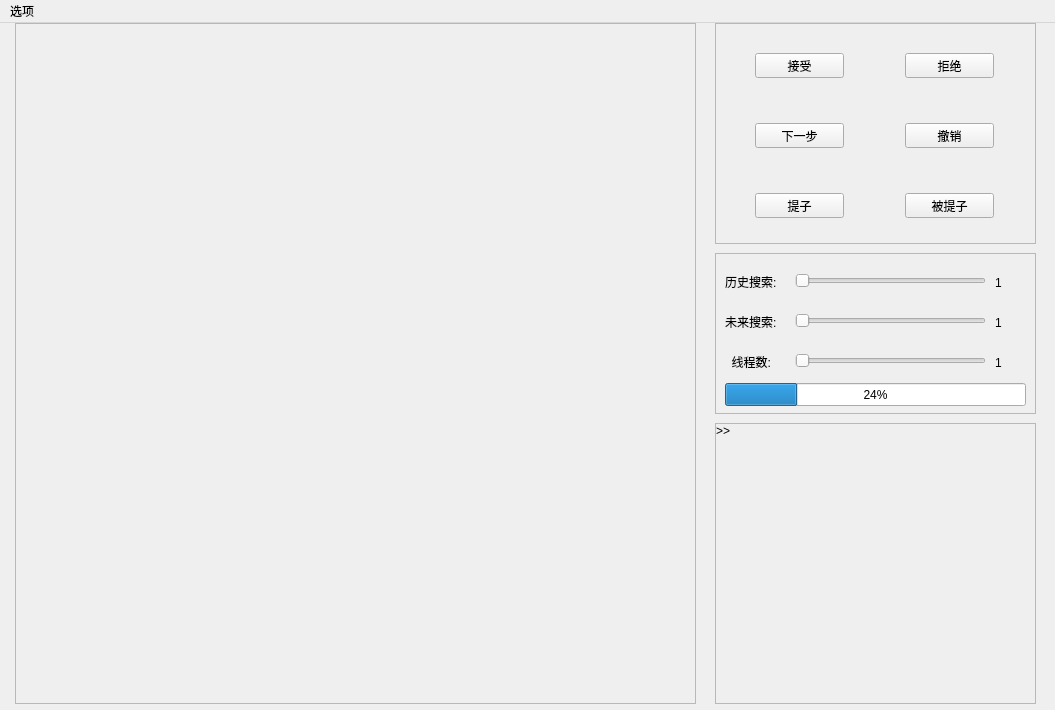
<?xml version="1.0" encoding="UTF-8"?>
<ui version="4.0">
 <class>MainWindow</class>
 <widget class="QMainWindow" name="MainWindow">
  <property name="geometry">
   <rect>
    <x>0</x>
    <y>0</y>
    <width>1055</width>
    <height>710</height>
   </rect>
  </property>
  <property name="windowTitle">
   <string>BlazarGo</string>
  </property>
  <property name="iconSize">
   <size>
    <width>100</width>
    <height>100</height>
   </size>
  </property>
  <widget class="QWidget" name="centralWidget">
   <widget class="QPushButton" name="pushButton">
    <property name="geometry">
     <rect>
      <x>755</x>
      <y>30</y>
      <width>89</width>
      <height>25</height>
     </rect>
    </property>
    <property name="text">
     <string>接受</string>
    </property>
   </widget>
   <widget class="QPushButton" name="pushButton_2">
    <property name="geometry">
     <rect>
      <x>905</x>
      <y>30</y>
      <width>89</width>
      <height>25</height>
     </rect>
    </property>
    <property name="text">
     <string>拒绝</string>
    </property>
   </widget>
   <widget class="QPushButton" name="pushButton_3">
    <property name="geometry">
     <rect>
      <x>755</x>
      <y>100</y>
      <width>89</width>
      <height>25</height>
     </rect>
    </property>
    <property name="text">
     <string>下一步</string>
    </property>
   </widget>
   <widget class="QPushButton" name="pushButton_4">
    <property name="geometry">
     <rect>
      <x>905</x>
      <y>100</y>
      <width>89</width>
      <height>25</height>
     </rect>
    </property>
    <property name="text">
     <string>撤销</string>
    </property>
   </widget>
   <widget class="QPushButton" name="pushButton_5">
    <property name="geometry">
     <rect>
      <x>755</x>
      <y>170</y>
      <width>89</width>
      <height>25</height>
     </rect>
    </property>
    <property name="text">
     <string>提子</string>
    </property>
   </widget>
   <widget class="QPushButton" name="pushButton_6">
    <property name="geometry">
     <rect>
      <x>905</x>
      <y>170</y>
      <width>89</width>
      <height>25</height>
     </rect>
    </property>
    <property name="text">
     <string>被提子</string>
    </property>
   </widget>
   <widget class="QFrame" name="frame_2">
    <property name="geometry">
     <rect>
      <x>15</x>
      <y>0</y>
      <width>681</width>
      <height>681</height>
     </rect>
    </property>
    <property name="styleSheet">
     <string notr="true"/>
    </property>
    <property name="frameShape">
     <enum>QFrame::StyledPanel</enum>
    </property>
    <property name="frameShadow">
     <enum>QFrame::Raised</enum>
    </property>
   </widget>
   <widget class="QFrame" name="frame_3">
    <property name="geometry">
     <rect>
      <x>715</x>
      <y>230</y>
      <width>321</width>
      <height>161</height>
     </rect>
    </property>
    <property name="frameShape">
     <enum>QFrame::StyledPanel</enum>
    </property>
    <property name="frameShadow">
     <enum>QFrame::Raised</enum>
    </property>
    <widget class="QProgressBar" name="progressBar">
     <property name="geometry">
      <rect>
       <x>10</x>
       <y>130</y>
       <width>301</width>
       <height>23</height>
      </rect>
     </property>
     <property name="value">
      <number>24</number>
     </property>
    </widget>
    <widget class="QSlider" name="horizontalSlider">
     <property name="geometry">
      <rect>
       <x>80</x>
       <y>20</y>
       <width>191</width>
       <height>16</height>
      </rect>
     </property>
     <property name="minimum">
      <number>1</number>
     </property>
     <property name="maximum">
      <number>100</number>
     </property>
     <property name="orientation">
      <enum>Qt::Horizontal</enum>
     </property>
    </widget>
    <widget class="QLabel" name="label">
     <property name="geometry">
      <rect>
       <x>10</x>
       <y>20</y>
       <width>67</width>
       <height>17</height>
      </rect>
     </property>
     <property name="text">
      <string>历史搜索:</string>
     </property>
    </widget>
    <widget class="QLabel" name="label_2">
     <property name="geometry">
      <rect>
       <x>280</x>
       <y>20</y>
       <width>31</width>
       <height>20</height>
      </rect>
     </property>
     <property name="text">
      <string>1</string>
     </property>
    </widget>
    <widget class="QLabel" name="label_3">
     <property name="geometry">
      <rect>
       <x>10</x>
       <y>60</y>
       <width>67</width>
       <height>17</height>
      </rect>
     </property>
     <property name="text">
      <string>未来搜索:</string>
     </property>
    </widget>
    <widget class="QSlider" name="horizontalSlider_2">
     <property name="geometry">
      <rect>
       <x>80</x>
       <y>60</y>
       <width>191</width>
       <height>16</height>
      </rect>
     </property>
     <property name="minimum">
      <number>1</number>
     </property>
     <property name="maximum">
      <number>10000</number>
     </property>
     <property name="orientation">
      <enum>Qt::Horizontal</enum>
     </property>
    </widget>
    <widget class="QLabel" name="label_4">
     <property name="geometry">
      <rect>
       <x>280</x>
       <y>60</y>
       <width>41</width>
       <height>20</height>
      </rect>
     </property>
     <property name="text">
      <string>1</string>
     </property>
    </widget>
    <widget class="QLabel" name="label_5">
     <property name="geometry">
      <rect>
       <x>10</x>
       <y>100</y>
       <width>67</width>
       <height>17</height>
      </rect>
     </property>
     <property name="text">
      <string>  线程数:</string>
     </property>
    </widget>
    <widget class="QSlider" name="horizontalSlider_3">
     <property name="geometry">
      <rect>
       <x>80</x>
       <y>100</y>
       <width>191</width>
       <height>16</height>
      </rect>
     </property>
     <property name="minimum">
      <number>1</number>
     </property>
     <property name="maximum">
      <number>16</number>
     </property>
     <property name="orientation">
      <enum>Qt::Horizontal</enum>
     </property>
    </widget>
    <widget class="QLabel" name="label_6">
     <property name="geometry">
      <rect>
       <x>280</x>
       <y>100</y>
       <width>16</width>
       <height>20</height>
      </rect>
     </property>
     <property name="text">
      <string>1</string>
     </property>
    </widget>
   </widget>
   <widget class="QFrame" name="frame">
    <property name="geometry">
     <rect>
      <x>715</x>
      <y>0</y>
      <width>321</width>
      <height>221</height>
     </rect>
    </property>
    <property name="frameShape">
     <enum>QFrame::StyledPanel</enum>
    </property>
    <property name="frameShadow">
     <enum>QFrame::Raised</enum>
    </property>
   </widget>
   <widget class="QFrame" name="frame_4">
    <property name="geometry">
     <rect>
      <x>715</x>
      <y>400</y>
      <width>321</width>
      <height>281</height>
     </rect>
    </property>
    <property name="frameShape">
     <enum>QFrame::StyledPanel</enum>
    </property>
    <property name="frameShadow">
     <enum>QFrame::Raised</enum>
    </property>
    <widget class="QScrollArea" name="scrollArea">
     <property name="geometry">
      <rect>
       <x>0</x>
       <y>0</y>
       <width>321</width>
       <height>281</height>
      </rect>
     </property>
     <property name="sizeAdjustPolicy">
      <enum>QAbstractScrollArea::AdjustToContents</enum>
     </property>
     <property name="widgetResizable">
      <bool>true</bool>
     </property>
     <property name="alignment">
      <set>Qt::AlignLeading|Qt::AlignLeft|Qt::AlignTop</set>
     </property>
     <widget class="QWidget" name="scrollAreaWidgetContents">
      <property name="geometry">
       <rect>
        <x>0</x>
        <y>0</y>
        <width>319</width>
        <height>279</height>
       </rect>
      </property>
      <widget class="QLabel" name="label_7">
       <property name="geometry">
        <rect>
         <x>0</x>
         <y>0</y>
         <width>321</width>
         <height>281</height>
        </rect>
       </property>
       <property name="sizePolicy">
        <sizepolicy hsizetype="Expanding" vsizetype="Expanding">
         <horstretch>0</horstretch>
         <verstretch>0</verstretch>
        </sizepolicy>
       </property>
       <property name="text">
        <string>&gt;&gt;</string>
       </property>
       <property name="alignment">
        <set>Qt::AlignLeading|Qt::AlignLeft|Qt::AlignTop</set>
       </property>
       <property name="margin">
        <number>10</number>
       </property>
      </widget>
     </widget>
    </widget>
   </widget>
   <zorder>frame_4</zorder>
   <zorder>frame_2</zorder>
   <zorder>frame_3</zorder>
   <zorder>frame</zorder>
   <zorder>pushButton</zorder>
   <zorder>pushButton_2</zorder>
   <zorder>pushButton_3</zorder>
   <zorder>pushButton_4</zorder>
   <zorder>pushButton_5</zorder>
   <zorder>pushButton_6</zorder>
  </widget>
  <widget class="QMenuBar" name="MainMenuBar">
   <property name="geometry">
    <rect>
     <x>0</x>
     <y>0</y>
     <width>1055</width>
     <height>28</height>
    </rect>
   </property>
   <widget class="QMenu" name="GameMenu">
    <property name="title">
     <string>选项</string>
    </property>
    <property name="separatorsCollapsible">
     <bool>false</bool>
    </property>
    <property name="toolTipsVisible">
     <bool>false</bool>
    </property>
    <widget class="QMenu" name="menu_2">
     <property name="title">
      <string>开始对局</string>
     </property>
     <addaction name="action_4"/>
     <addaction name="separator"/>
     <addaction name="action_6"/>
    </widget>
    <addaction name="menu_2"/>
    <addaction name="separator"/>
    <addaction name="action_3"/>
   </widget>
   <addaction name="GameMenu"/>
  </widget>
  <action name="action_3">
   <property name="text">
    <string>结束对局</string>
   </property>
  </action>
  <action name="action_4">
   <property name="text">
    <string>先手</string>
   </property>
  </action>
  <action name="action_6">
   <property name="text">
    <string>后手</string>
   </property>
  </action>
 </widget>
 <layoutdefault spacing="6" margin="11"/>
 <resources/>
 <connections/>
</ui>
